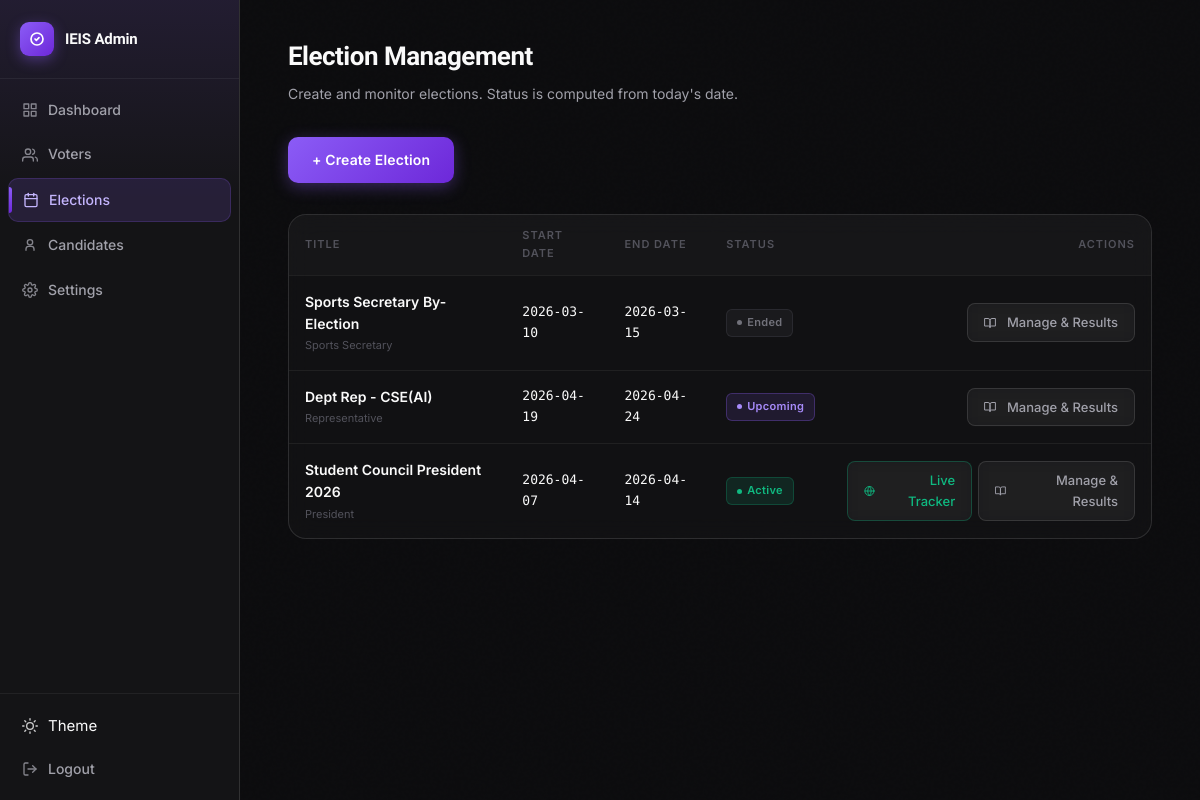
Screenshot of /admin/elections (signed in) with the database file from the repository.
### tables this page shows
CREATE TABLE elections (
            election_id    INTEGER PRIMARY KEY AUTOINCREMENT,
            election_title TEXT NOT NULL,
            start_date     TEXT NOT NULL,
            end_date       TEXT NOT NULL,
            roll_start     TEXT NOT NULL,
            roll_end       TEXT NOT NULL
        , description TEXT DEFAULT '', position_role TEXT DEFAULT '', eligible_type TEXT DEFAULT 'department', results_published INTEGER DEFAULT 0);

### app.py (the view)
@app.route('/admin/elections')
@admin_required
def admin_elections():
    db = get_db()
    elections_raw = db.execute("SELECT * FROM elections ORDER BY election_id DESC").fetchall()
    elections = []
    for e in elections_raw:
        if (e['eligible_type'] or 'department') == 'department':
            elig_info = ', '.join([r['department'] for r in db.execute(
                "SELECT department FROM election_eligible_depts WHERE election_id=?",
                (e['election_id'],)
            ).fetchall()]) or '—'
        else:
            count = db.execute(
                "SELECT COUNT(*) FROM election_eligible_rolls WHERE election_id=?",
                (e['election_id'],)
            ).fetchone()[0]
            elig_info = f"{count} specific roll no(s)"
        vote_count = db.execute(
            "SELECT COUNT(*) FROM votes WHERE election_id=?", (e['election_id'],)
        ).fetchone()[0]
        elections.append({
            'election_id':       e['election_id'],
            'election_title':    e['election_title'],
            'description':       e['description'] or '',
            'position_role':     e['position_role'] or '',
            'eligible_type':     e['eligible_type'] or 'department',
            'elig_info':         elig_info,
            'start_date':        e['start_date'],
            'end_date':          e['end_date'],
            'status':            election_status(e['start_date'], e['end_date']),
            'vote_count':        vote_count,
            'results_published': e['results_published'],
        })
    db.close()
    return render_template('admin/elections.html', elections=elections, departments=SVPCET_DEPARTMENTS)

### app.py (called while the page is built)
def election_status(start_date_str, end_date_str):
    today = date.today()
    start = datetime.strptime(start_date_str, '%Y-%m-%d').date()
    end   = datetime.strptime(end_date_str,   '%Y-%m-%d').date()
    if today < start:
        return 'upcoming'
    elif start <= today <= end:
        return 'active'
    else:
        return 'ended'

def admin_required(f):
    @wraps(f)
    def decorated(*args, **kwargs):
        if not session.get('admin_logged_in'):
            return redirect(url_for('admin_login'))
        return f(*args, **kwargs)
    return decorated

### database.py (called while the page is built)
def get_db():
    if USE_POSTGRES and PSYCOPG2_AVAILABLE:
        conn = psycopg2.connect(DATABASE_URL, cursor_factory=DictCursor)
        return PostgresConnectionWrapper(conn)
    else:
        conn = sqlite3.connect(DB_PATH)
        conn.row_factory = sqlite3.Row
        conn.execute("PRAGMA foreign_keys = ON")
        return conn

### templates/admin/elections.html (shortened to what this page needs)
{% extends "base_admin.html" %}
{% block content %}
<div class="page-header">
  <h1>Election Management</h1>
  <p>Create and monitor elections. Status is computed from today's date.</p>
</div>
<div style="margin-bottom:24px;">
  <a href="{{ url_for('admin_election_create') }}" class="btn-primary" style="display:inline-block;text-decoration:none;">
    + Create Election
  </a>
</div>
<div class="table-wrap">
  {% if elections %}
  <table class="data-table">
    <thead>
      <tr>
        <th>Title</th>
        <th>Start Date</th>
        <th>End Date</th>
        <th>Status</th>
        <th style="text-align:right;">Actions</th>
      </tr>
    </thead>
    <tbody>
      {% for e in elections %}
      <tr>
        <td>
          <div style="color:var(--text-0);font-weight:600;">{{ e.election_title }}</div>
          {% if e.position_role %}
            <div style="font-size:11px;color:var(--text-2);margin-top:2px;">{{ e.position_role }}</div>
          {% endif %}
        </td>
        <td class="mono">{{ e.start_date }}</td>
        <td class="mono">{{ e.end_date }}</td>
        <td>
          {% if e.status == 'active' %}
            <span class="badge badge-active">Active</span>
          {% elif e.status == 'upcoming' %}
            <span class="badge badge-upcoming">Upcoming</span>
          {% else %}
            <span class="badge badge-ended">Ended</span>
          {% endif %}
        </td>
        <td style="text-align:right;">
          <div style="display:flex;gap:6px;justify-content:flex-end;">
            {% if e.status == 'active' %}
              <a href="{{ url_for('election_live', election_id=e.election_id) }}" class="btn-ghost btn-sm" style="color:#10b981;border-color:rgba(16,185,129,0.3);">
                <svg width="12" height="12" viewBox="0 0 24 24" fill="none" stroke="currentColor" stroke-width="2" stroke-linecap="round" stroke-linejoin="round" style="margin-right:4px;"><circle cx="12" cy="12" r="10"/><path d="M12 2a14.5 14.5 0 0 0 0 20 14.5 14.5 0 0 0 0-20"/><path d="M2 12h20"/></svg>
                Live Tracker
              </a>
            {% endif %}
            <a href="{{ url_for('election_results', election_id=e.election_id) }}" class="btn-ghost btn-sm">
              <svg width="12" height="12" viewBox="0 0 24 24" fill="none" stroke="currentColor" stroke-width="2" stroke-linecap="round" stroke-linejoin="round" style="margin-right:4px;"><path d="M2 3h6a4 4 0 0 1 4 4v14a3 3 0 0 0-3-3H2z"/><path d="M22 3h-6a4 4 0 0 0-4 4v14a3 3 0 0 1 3-3h7z"/></svg>
              Manage & Results
            </a>
          </div>
        </td>
      </tr>
      {% endfor %}
    </tbody>
  </table>
  {% else %}
  <div class="empty-state">
    <div class="empty-state-icon">📅</div>
    <div class="empty-state-title">No elections yet</div>
    <p>Create your first election to get started.</p>
  </div>
  {% endif %}
</div>
{% endblock %}

### static/css/main.css (style rules this page uses)
:root { --bg-0: #0C0C0E; --bg-1: #141416; --bg-2: #1C1C1F; --bg-3: #242428; --accent: #8B5CF6; --accent-2: #6D28D9; --accent-dim: rgba(139,92,246,0.12); --accent-glow: rgba(139,92,246,0.28); --accent-border: rgba(139,92,246,0.35); --success: #10B981; --success-dim: rgba(16,185,129,0.1); --warn: #F59E0B; --warn-dim: rgba(245,158,11,0.1); --danger: #EF4444; --danger-dim: rgba(239,68,68,0.1); --text-0: #FAFAFA; --text-1: #A1A1AA; --text-2: #52525B; --border: rgba(255,255,255,0.06); --border-hi: rgba(139,92,246,0.5); --border-bright: rgba(255,255,255,0.12); --radius-sm: 10px; --radius-md: 14px; --radius-lg: 18px; --radius-xl: 24px; --font-display: 'Plus Jakarta Sans', sans-serif; --font-body: 'Inter', sans-serif; --font-mono: 'DM Mono', monospace; --transition: all 0.2s cubic-bezier(0.4, 0, 0.2, 1); --transition-slow: all 0.35s cubic-bezier(0.4, 0, 0.2, 1); --glass-bg: rgba(255,255,255,0.032); --glass-border: rgba(255,255,255,0.075); --glass-shadow: 0 8px 32px rgba(0,0,0,0.5), 0 1px 0 rgba(255,255,255,0.05) inset; }
*, *::before, *::after { box-sizing: border-box; margin: 0; padding: 0; }
html { font-size: 15px; scroll-behavior: smooth; }
body { background: var(--bg-0); color: var(--text-0); font-family: var(--font-body); line-height: 1.6; -webkit-font-smoothing: antialiased; -moz-osx-font-smoothing: grayscale; }
a { color: inherit; text-decoration: none; }
body::before { content: ''; position: fixed; inset: 0; pointer-events: none; z-index: 0; opacity: 0.4; }
.btn-primary { display: inline-flex; align-items: center; justify-content: center; gap: 7px; background: linear-gradient(135deg, var(--accent) 0%, var(--accent-2) 100%); color: #fff; border: none; border-radius: var(--radius-sm); padding: 12px 24px; font-size: 14px; font-weight: 600; letter-spacing: 0.01em; cursor: pointer; transition: var(--transition); position: relative; overflow: hidden; box-shadow: 0 4px 16px rgba(139,92,246,0.35); }
.btn-primary::before { content: ''; position: absolute; inset: 0; background: linear-gradient(135deg, rgba(255,255,255,0.15) 0%, transparent 60%); opacity: 0; transition: opacity 0.2s; }
.btn-ghost { display: inline-flex; align-items: center; justify-content: center; gap: 7px; background: rgba(255,255,255,0.04); border: 1px solid var(--border-bright); color: var(--text-1); border-radius: var(--radius-sm); padding: 12px 24px; font-size: 14px; font-weight: 500; cursor: pointer; transition: var(--transition); backdrop-filter: blur(8px); }
.btn-sm { padding: 8px 16px; font-size: 13px; border-radius: 8px; }
.badge { display: inline-flex; align-items: center; gap: 5px; padding: 4px 10px; border-radius: 6px; font-size: 11px; font-weight: 600; letter-spacing: 0.03em; }
.badge::before { content: ''; width: 5px; height: 5px; border-radius: 50%; background: currentColor; flex-shrink: 0; }
.badge-active { background: rgba(16,185,129,0.12); color: #10B981; border: 1px solid rgba(16,185,129,0.25); }
.badge-ended { background: rgba(82,82,91,0.15); color: #71717A; border: 1px solid rgba(82,82,91,0.3); }
.badge-upcoming { background: rgba(139,92,246,0.12); color: #A78BFA; border: 1px solid rgba(139,92,246,0.3); }
.data-table { width: 100%; border-collapse: collapse; }
.data-table th { padding: 12px 16px; font-size: 11px; font-weight: 600; letter-spacing: 0.09em; text-transform: uppercase; color: var(--text-2); background: rgba(255,255,255,0.02); border-bottom: 1px solid var(--border); text-align: left; }
.data-table td { padding: 15px 16px; font-size: 14px; color: var(--text-1); border-bottom: 1px solid var(--border); transition: var(--transition); }
.data-table tr:last-child td { border-bottom: none; }
.data-table .mono { font-family: var(--font-mono); color: var(--text-0); font-size: 13px; }
.table-wrap { background: rgba(255,255,255,0.025); backdrop-filter: blur(12px); border: 1px solid var(--border-bright); border-radius: var(--radius-lg); overflow: hidden; }
.page-header { margin-bottom: 32px; }
.page-header h1 { font-family: var(--font-display); font-size: 26px; font-weight: 800; color: var(--text-0); letter-spacing: -0.02em; }
.page-header p { font-size: 14px; color: var(--text-1); margin-top: 5px; }

### rows the page displays
elections: election_title "Sports Secretary By-Election", position_role "Sports Secretary", start_date "2026-03-10", end_date "2026-03-15", shows "Ended"
elections: election_title "Dept Rep - CSE(AI)", position_role "Representative", start_date "2026-04-19", end_date "2026-04-24"
elections: election_title "Student Council President 2026", position_role "President", start_date "2026-04-07", end_date "2026-04-14", shows "Active"
